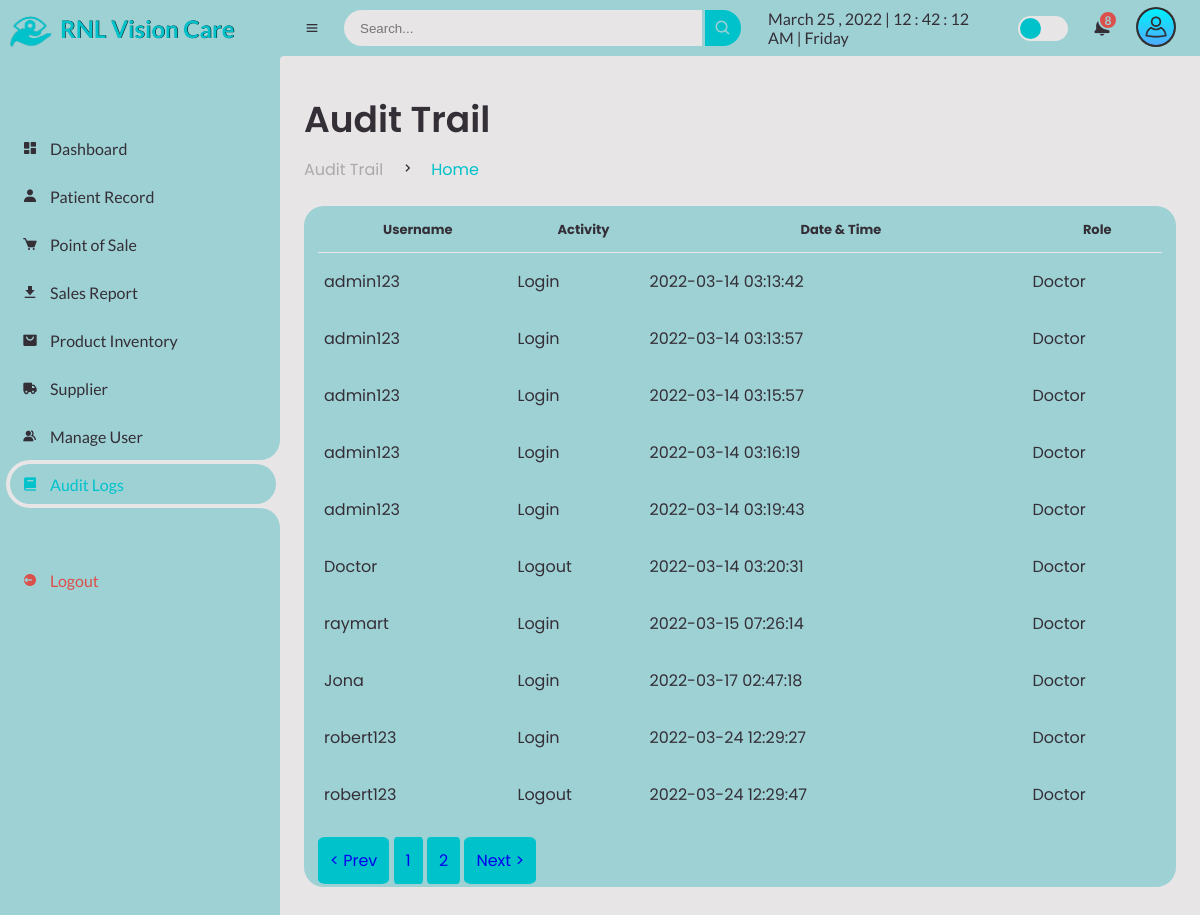
Page /Admin/audit.php (signed in) on the committed database.
### tables this page shows
CREATE TABLE `users_logs` (
  `logs_id` int(11) NOT NULL AUTO_INCREMENT,
  `logs_username` varchar(255) NOT NULL,
  `logs_activity` varchar(255) NOT NULL,
  `logs_datentime` datetime NOT NULL,
  `logs_roles` varchar(255) NOT NULL,
  PRIMARY KEY (`logs_id`)
);

### Admin/audit.php (the view, shortened to what this page needs)
<!DOCTYPE html>
<html lang="en">
<head>
	<link href='https://unpkg.com/boxicons@2.0.9/css/boxicons.min.css' rel='stylesheet'>
	<link rel="stylesheet" href="css\sys_style.css">
</head>
<body>
	<section id="sidebar">
		<a href="supplier.php" class="brand">
			<img src="images\logo.png" alt="" width="60px;">
			<span class="text" style="text-shadow:0.5px 0px #000;">RNL Vision Care</span>
		</a>
		<ul class="side-menu top">
			<li>
				<a href="dashboard.php">
					<i class='bx bxs-dashboard' ></i>
					<span class="text">Dashboard</span>
				</a>
			</li>
			<li>
				<a href="patient-record.php">
					<i class='bx bxs-user' ></i>
					<span class="text">Patient Record</span>
				</a>
			</li>
			<li>
				<a href="point-of-sale.php">
					<i class='bx bxs-cart' ></i>
					<span class="text">Point of Sale</span>
				</a>
			</li>
			<li>
				<a href="sales-report.php">
					<i class='bx bxs-download' ></i>
					<span class="text">Sales Report</span>
				</a>
			</li>
			<li>
				<a href="product.php">
					<i class='bx bxs-shopping-bag-alt' ></i>
					<span class="text">Product Inventory</span>
				</a>
			</li>
			<li>
				<a href="supplier.php">
					<i class='bx bxs-truck' ></i>
					<span class="text">Supplier</span>
				</a>
			</li>
			<li>
				<a href="manage-user.php">
					<i class='bx bxs-group' ></i>
					<span class="text">Manage User</span>
				</a>
			</li>
			<li class="active">
				<a href="audit.php">
					<i class='bx bxs-book' ></i>
					<span class="text">Audit Logs</span>
				</a>
			</li>
		</ul>
		<ul class="side-menu">
			<li>
				<a href="logout.php" class="logout">
					<i class='bx bxs-log-out-circle' ></i>
					<span class="text">Logout</span>
				</a>
			</li>
		</ul>
	</section>
	<section id="content">
		<nav>
			<i class='bx bx-menu' ></i>
			<form action="#">
				<div class="form-input">
					<input type="search" placeholder="Search...">
					<button type="submit" class="search-btn"><i class='bx bx-search' ></i></button>
				</div>
			</form>
			<div id="digital-clock"></div>
			<label for="switch-mode" class="switch-mode"></label>
			<div class="dropdown2">
			<a href="#" class="notification">
				<span class="num">8</span>
			</a>
			</div>
			<div class="dropdown1">
			<img src="img\user.png" alt="" width="40px" class="userlogo">
			</div>
		</nav>
		<main>
			<div class="head-title">
				<div class="left">
					<h1>Audit Trail</h1>
					<ul class="breadcrumb">
						<li>
							<a href="audit.php">Audit Trail</a>
						</li>
						<li><i class='bx bx-chevron-right' ></i></li>
						<li>
							<a class="active" href="audit.php">Home</a>
						</li>
					</ul>
				</div>
			</div>
			<div class="table-data">
				<div class="order">
					<table class="table">
     <thead>
     	<tr>
			<th>Username</th>
      <th>Activity</th>
      <th>Date & Time</th>
      <th>Role</th>
     	</tr>
     </thead>
     <tbody>
	 <?php
       $conn = mysqli_connect("localhost", "root", "","capstone");
	$limit=10;
	$page=isset($_GET['page']) ? $_GET['page']:1;
	$start=($page-1)*$limit;
	$sql2 =$conn->query("SELECT count(logs_id) AS id FROM `users_logs`");
    $sql = "SELECT * from users_logs LIMIT $start, $limit";
	$result2 = $sql2->fetch_all(MYSQLI_ASSOC);
            $total=$result2[0]['id'];
            $pages=ceil($total/$limit);
            $prev=$page-1;
            $next=$page+1;
    $result = $conn-> query($sql);
      if ($result-> num_rows > 0) {
        while ($row = $result-> fetch_assoc()){
?>
		 <tr>
     	  	<td data-label="Username"><?php echo $row['logs_username'];?></td>
     	  	<td data-label="Activity"><?php echo $row['logs_activity'];?></td>
     	  	<td data-label="Date&Time"><?php echo $row['logs_datentime'];?></td>
     	  	<td data-label="Roles"><?php echo $row['logs_roles'];?></td>
     	  </tr>
     	 <?php
     	}}
     	?>
     </tbody>
   </table>
  	<br>
   <a class="page" id="pre" href="audit.php?page=<?=$prev; ?>">< Prev</a>
    	  <?php  for($i=1; $i <=$pages ; $i++): ?>
    <a class="page" href="audit.php?page=<?=$i; ?>"><?=$i; ?></a>
                      <?php endfor; ?>
    <a class="page" id="pnext" href="audit.php?page=<?=$next; ?>">Next ></a>
			</div>
		  </div>
		</main>
	</section>
</body>
</html>

### Admin/audit.php (style rules this page uses)
button { background-color: #00c2cb; padding: 12px; border: none; margin: 3px; border-radius: 10%; }
.page { background-color: #00c2cb; padding: 12px; border: none; border-radius: 10%; }
#content main .table-data .order table th { text-align: center; }

### rows in the picture
users_logs: logs_username "admin123", logs_activity "Login", logs_datentime "2022-03-14 03:13:42", logs_roles "Doctor"
users_logs: logs_username "admin123", logs_activity "Login", logs_datentime "2022-03-14 03:13:57", logs_roles "Doctor"
users_logs: logs_username "admin123", logs_activity "Login", logs_datentime "2022-03-14 03:15:57", logs_roles "Doctor"
users_logs: logs_username "admin123", logs_activity "Login", logs_datentime "2022-03-14 03:16:19", logs_roles "Doctor"
users_logs: logs_username "admin123", logs_activity "Login", logs_datentime "2022-03-14 03:19:43", logs_roles "Doctor"
users_logs: logs_username "Doctor", logs_activity "Logout", logs_datentime "2022-03-14 03:20:31", logs_roles "Doctor"
users_logs: logs_username "raymart", logs_activity "Login", logs_datentime "2022-03-15 07:26:14", logs_roles "Doctor"
users_logs: logs_username "Jona", logs_activity "Login", logs_datentime "2022-03-17 02:47:18", logs_roles "Doctor"
users_logs: logs_username "robert123", logs_activity "Login", logs_datentime "2022-03-24 12:29:27", logs_roles "Doctor"
users_logs: logs_username "robert123", logs_activity "Logout", logs_datentime "2022-03-24 12:29:47", logs_roles "Doctor"
